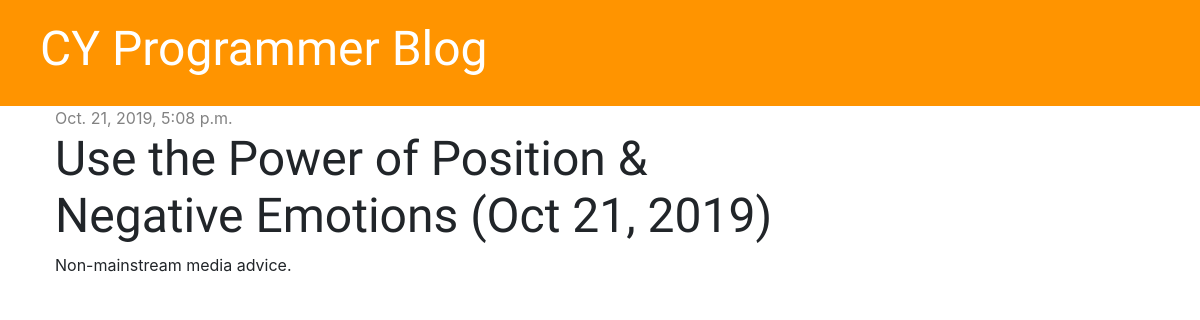
Screenshot of /post/3 with the database file from the repository.
### blog/models.py (models this page shows, shortened)
class Post(models.Model):
    author = models.ForeignKey('auth.User', on_delete=models.CASCADE)
    title = models.CharField(max_length=200)
    text = models.TextField()
    created_date = models.DateTimeField(default=timezone.now)
    published_date = models.DateTimeField(blank=True, null=True)

### blog/views.py (the view)
# urls.py: path('post/<int:pk>', views.post_detail, name='post_detail'),
def post_detail(request, pk):
    post = get_object_or_404(Post, pk=pk)
    stuff_for_frontend = {'post': post}
    return render(request, 'blog/post_detail.html', stuff_for_frontend)

### blog/templates/blog/post_detail.html (shortened to what this page needs)
{% extends 'blog/base.html' %}
{% block content %}
    <div class="post">
        {% if post.published_date %}
            <div class="date">
                {{ post.published_date }}
            </div>
        {% endif %}
        <h1>{{ post.title }}</h1>
        <p>{{ post.text|linebreaksbr }}</p>
    </div>
{% endblock %}

### blog/static/css/blog.css (style rules this page uses)
h1, h2, h3, h4 { font-family: 'Tangerine', 'Inconsolata', 'Droid Sans', serif; font-size: 48px; }
.date { color: #828282; }
.post { margin-bottom: 70px; }

### rows the page displays
Post: published_date "Oct. 21, 2019, 5:08 p.m.", title "Use the Power of Position & Negative Emotions (Oct 21, 2019)", text "Non-mainstream media advice."
